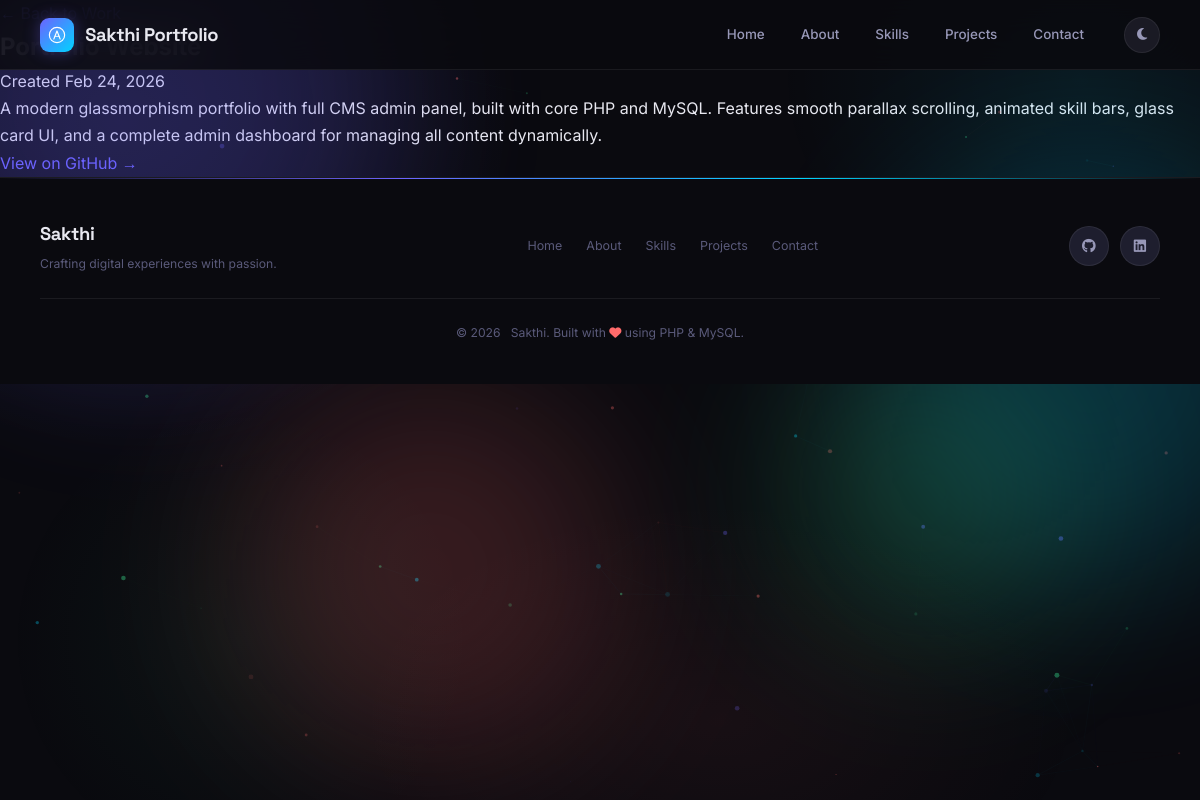
Page /project.php?id=1 on the committed database.
### tables this page shows
CREATE TABLE IF NOT EXISTS projects (
    id INT AUTO_INCREMENT PRIMARY KEY,
    title VARCHAR(200) NOT NULL,
    description TEXT,
    tech_stack VARCHAR(500) DEFAULT NULL,
    github_link VARCHAR(500) DEFAULT NULL,
    demo_link VARCHAR(500) DEFAULT NULL,
    image VARCHAR(255) DEFAULT NULL,
    featured TINYINT(1) DEFAULT 0,
    created_at TIMESTAMP DEFAULT CURRENT_TIMESTAMP,
    updated_at TIMESTAMP DEFAULT CURRENT_TIMESTAMP ON UPDATE CURRENT_TIMESTAMP
);

CREATE TABLE IF NOT EXISTS profile (
    id INT PRIMARY KEY DEFAULT 1,
    name VARCHAR(100) NOT NULL DEFAULT 'Developer',
    headline VARCHAR(255) NOT NULL DEFAULT 'Full-Stack Developer',
    bio TEXT,
    email VARCHAR(100) NOT NULL DEFAULT 'hello@example.com',
    avatar VARCHAR(255) DEFAULT NULL,
    resume VARCHAR(255) DEFAULT NULL,
    github VARCHAR(255) DEFAULT NULL,
    linkedin VARCHAR(255) DEFAULT NULL,
    twitter VARCHAR(255) DEFAULT NULL,
    updated_at TIMESTAMP DEFAULT CURRENT_TIMESTAMP ON UPDATE CURRENT_TIMESTAMP
);

CREATE TABLE IF NOT EXISTS `social_links` (
    `id`            INT AUTO_INCREMENT PRIMARY KEY,
    `platform`      VARCHAR(50)  NOT NULL,
    `url`           VARCHAR(500) NOT NULL,
    `icon_class`    VARCHAR(100) DEFAULT 'fa-solid fa-link',
    `display_order` INT DEFAULT 0,
    `created_at`    TIMESTAMP DEFAULT CURRENT_TIMESTAMP
);

### includes/db.php (called while the page is built, shortened)
<?php
class Database {
    private static $instance = null;
    private $connection;
    private function __construct() {
        try {
            $this->connection = new mysqli(DB_HOST, DB_USER, DB_PASS, DB_NAME);
            $this->connection->set_charset('utf8mb4');
        } catch (mysqli_sql_exception $e) {
            error_log("Database connection failed: " . $e->getMessage());
            if (defined('DB_HOST') && DB_HOST === 'localhost') {
                die('<div style="font-family:sans-serif;padding:2rem;background:#1a1a24;color:#ff4444;border:1px solid #ff4444;border-radius:12px;margin:2rem;max-width:600px;">
                    <h2>⚠️ Database Connection Failed</h2>
                    <p>' . htmlspecialchars($e->getMessage()) . '</p>
                    <p style="color:#a0a0b0;margin-top:1rem;">Run <a href="' . BASE_URL . '/setup.php" style="color:#6c5ce7;">setup.php</a> to create the database.</p>
                </div>');
            } else {
                die("Database connection error. Please try again later.");
            }
        }
    }
    public static function getInstance() {
        if (self::$instance === null) {
            self::$instance = new self();
        }
        return self::$instance;
    }
    public function query($sql, $params = [], $types = '') {
        try {
            $stmt = $this->connection->prepare($sql);
            if (!empty($params)) {
                $stmt->bind_param($types, ...$params);
            }
            $stmt->execute();
            return $stmt;
        } catch (mysqli_sql_exception $e) {
            error_log("Query failed: " . $e->getMessage() . " | SQL: " . $sql);
            return false;
        }
    }
    public function getRow($sql, $params = [], $types = '') {
        $stmt = $this->query($sql, $params, $types);
        if ($stmt) {
            $result = $stmt->get_result();
            return $result->fetch_assoc();
        }
        return null;
    }
    public function getRows($sql, $params = [], $types = '') {
        $stmt = $this->query($sql, $params, $types);
        if ($stmt) {
            $result = $stmt->get_result();
            return $result->fetch_all(MYSQLI_ASSOC);
        }
        return [];
    }
}

### includes/functions.php (called while the page is built, shortened)
<?php
function escape($string)
{
    return htmlspecialchars($string ?? '', ENT_QUOTES | ENT_SUBSTITUTE, 'UTF-8');
}
function formatDate($date)
{
    return date('M j, Y', strtotime($date));
}
function sanitizeUrl($url)
{
    $url = trim($url ?? '');
    return filter_var($url, FILTER_SANITIZE_URL) ?: '';
}
function getProfile()
{
    $db = Database::getInstance();
    $profile = $db->getRow("SELECT * FROM profile WHERE id = 1");
    return $profile ?: [
        'name' => 'Developer',
        'headline' => 'Full-Stack Developer',
        'bio' => 'Building digital experiences.',
        'email' => 'hello@example.com',
        'avatar' => null,
        'resume' => null,
        'github' => null,
        'linkedin' => null,
        'twitter' => null,
    ];
}
function getSocialLinks()
{
    $db = Database::getInstance();
    return $db->getRows("SELECT * FROM social_links ORDER BY display_order ASC, id ASC") ?: [];
}
function getProject($id)
{
    $db = Database::getInstance();
    return $db->getRow("SELECT * FROM projects WHERE id = ?", [(int) $id], 'i');
}

### project.php (the view, shortened to what this page needs)
<?php
require_once 'includes/db.php';
require_once 'includes/functions.php';
$id = isset($_GET['id']) ? (int)$_GET['id'] : 0;
$project = getProject($id);
require_once 'includes/header.php';
?>
<article class="project-detail bento-grid">
    <div class="project-header bento-card">
        <a href="<?php echo BASE_URL; ?>/#work" class="back-link">← Back to Work</a>
        <h1><?php echo escape($project['title']); ?></h1>
        <time datetime="<?php echo $project['created_at']; ?>">
            Created <?php echo formatDate($project['created_at']); ?>
        </time>
    </div>
    <div class="project-content bento-card">
        <div class="project-description">
            <?php echo nl2br(escape($project['description'])); ?>
        </div>
        <?php if (!empty($project['github_link'])): ?>
        <div class="project-links">
            <a href="<?php echo escape($project['github_link']); ?>"
               target="_blank"
               rel="noopener"
               class="btn primary">
                View on GitHub →
            </a>
        </div>
        <?php endif; ?>
    </div>
</article>
<?php require_once 'includes/footer.php'; ?>

### includes/footer.php (shortened to what this page needs)
</main>
<?php
$profile = $profile ?? getProfile();
if (empty($isAdminPage)):
    ?>
    <footer class="site-footer" role="contentinfo">
        <div class="footer-inner">
            <div class="footer-brand">
                <span class="footer-logo"><?php echo escape($profile['name'] ?? SITE_NAME); ?></span>
                <p class="footer-tagline">Crafting digital experiences with passion.</p>
            </div>
            <nav class="footer-nav" aria-label="Footer navigation">
                <a href="#hero">Home</a>
                <a href="#about">About</a>
                <a href="#skills">Skills</a>
                <a href="#projects">Projects</a>
                <a href="#contact">Contact</a>
            </nav>
            <div class="footer-social">
                <?php
                $footerSocials = getSocialLinks();
                if ($footerSocials):
                    foreach ($footerSocials as $sl):
                        $url = sanitizeUrl($sl['url']);
                        ?>
                        <a href="<?php echo escape($url); ?>" target="_blank" rel="noopener noreferrer"
                            aria-label="<?php echo escape($sl['platform']); ?>" class="social-icon-btn">
                            <i class="<?php echo escape($sl['icon_class']); ?>" aria-hidden="true"></i>
                        </a>
                    <?php endforeach; endif; ?>
            </div>
        </div>
        <div class="footer-bottom">
            <p>&copy; <?php echo date('Y'); ?> &nbsp;
                <?php echo escape($profile['name'] ?? SITE_NAME); ?>.
                Built with <i class="fa-solid fa-heart"></i> using PHP &amp; MySQL.
            </p>
        </div>
    </footer>
<?php endif; ?>
</body>
</html>

### assets/css/style.css (style rules this page uses)
:root { --bg: #0a0a0f; --bg2: #111118; --bg3: #1a1a24; --card: #13131c; --card2: #1e1e2e; --stroke: rgba(108, 99, 255, 0.18); --stroke2: rgba(255, 255, 255, 0.07); --violet: #6c63ff; --violet2: #8b83ff; --cyan: #00d4ff; --coral: #ff6b6b; --green: #39d98a; --gold: #ffd166; --ink: #e8e8f0; --ink2: #9898b8; --ink3: #5a5a7a; --glow-v: rgba(108, 99, 255, 0.35); --glow-c: rgba(0, 212, 255, 0.25); --shadow-sm: 0 2px 12px rgba(0, 0, 0, .4); --shadow-card: 0 8px 32px rgba(0, 0, 0, .5); --shadow-hover: 0 20px 56px rgba(108, 99, 255, .2); --shadow-glow: 0 0 40px rgba(108, 99, 255, .25); --radius: 16px; --radius-sm: 10px; --radius-pill: 100px; --tr: .22s ease; --font: 'Inter', sans-serif; --font-head: 'Space Grotesk', sans-serif; --navbar-h: 70px; }
*, *::before, *::after { box-sizing: border-box; margin: 0; padding: 0 }
html { scroll-behavior: smooth }
body { font-family: var(--font); background: var(--bg); color: var(--ink); overflow-x: hidden; line-height: 1.7; }
a { color: var(--violet); text-decoration: none; transition: color var(--tr) }
.project-links { display: flex; gap: .6rem; margin-top: auto; flex-wrap: wrap }
.social-icon-btn { width: 40px; height: 40px; border-radius: 50%; background: var(--card2); border: 1px solid var(--stroke2); display: flex; align-items: center; justify-content: center; color: var(--ink2); font-size: .88rem; transition: all .25s; text-decoration: none; }
.site-footer { background: var(--bg); color: var(--ink); padding: 2.5rem 2.5rem; position: relative; z-index: 1; border-top: 1px solid var(--stroke2); }
.site-footer::before { content: ''; position: absolute; top: 0; left: 0; right: 0; height: 1px; background: linear-gradient(90deg, transparent, var(--violet), var(--cyan), transparent); }
.footer-inner { max-width: 1200px; margin: 0 auto; display: flex; justify-content: space-between; align-items: center; gap: 2rem; }
.footer-logo { font-family: var(--font-head); font-weight: 700; font-size: 1.15rem; letter-spacing: -.02em; display: block; margin-bottom: .3rem; color: var(--ink); }
.footer-tagline { font-size: .76rem; color: var(--ink3) }
.footer-nav { display: flex; gap: 1.5rem; flex-wrap: wrap; align-items: center }
.footer-nav a { font-size: .78rem; color: var(--ink3); transition: color var(--tr) }
.footer-social { display: flex; gap: .7rem }
.footer-bottom { max-width: 1200px; margin: 1.5rem auto 0; padding-top: 1.5rem; border-top: 1px solid var(--stroke2); text-align: center; font-size: .76rem; color: var(--ink3); }
.footer-bottom .fa-heart { color: var(--coral); font-size: .76rem }

### rows in the picture
projects: title "Portfolio Website", created_at "Feb 24, 2026", description "A modern glassmorphism portfolio with full CMS admin panel, built with core PHP and MySQL. Features smooth parallax scrolling, animated skill bars, glass card UI, and a complete admin dashboard for managing all content dynamically."
profile: name "Sakthi"

### other values in the picture
SITE_NAME "Sakthi Portfolio"
